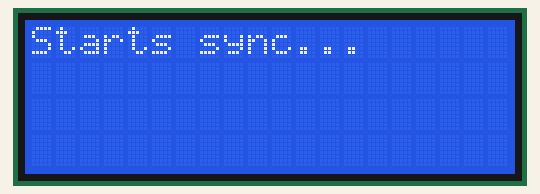
Simulated run of this sketch. Board: Arduino Uno, built with avr-gcc and run on an emulated ATmega328P. Parts: 20×4 character LCD. WiFi joins after 1.5 s; servers stay silent unless stated; what the sketch prints to the serial monitor is not drawn.

Above: at 0.1 s.
At 1.7 s:
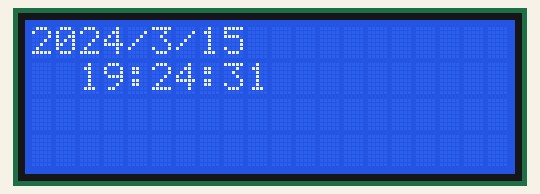

The sketch:

NTP_sync.ino
```cpp
#include <Time.h>
#include <TimeLib.h>

#include <SPI.h>
#include <Ethernet.h>
#include <EthernetUdp.h>
#include <LiquidCrystal.h>
#include <Time.h>

// MACアドレス
byte mac[] = {
  0x00, 0x50, 0xc2, 0x97, 0x22, 0xc3 };

// UDPローカルポート番号
unsigned int localPort = 8888;

// NTPタイムサーバIPアドレス(ntp.nict.jp NTP server)
IPAddress timeServer(133, 243, 238, 164);

// NTPパケットバッファサイズ
const int NTP_PACKET_SIZE= 48;

// NTP送受信用パケットバッファ
byte packetBuffer[NTP_PACKET_SIZE];

// Udpクラス
EthernetUDP Udp;

// 最後にパケットを送信した時間（ミリ秒）
unsigned long lastSendPacketTime = 0;

// キャラクタLCDクラス（RS=>7, E=>6, D4=>5, D5=>4, D4=>3, D3=>2)
LiquidCrystal lcd(7, 6, 5, 4, 3, 2);

void setup()
{
  Serial.begin(115200);
  Serial.println("Attempting to obtain a DHCP lease...");

  lcd.begin(20, 4);
  lcd.print("Starts sync...");

  if ( Ethernet.begin(mac) == 0 ) {
    Serial.println("Failed to configure Ethernet using DHCP");
    for(;;)
      ;
  }

  Serial.println("A DHCP lease has been obtained.");

  Serial.print("My IP address is ");
  Serial.println(Ethernet.localIP());

  Serial.print("Gateway IP address is ");
  Serial.println(Ethernet.gatewayIP());

  Serial.print("DNS IP address is ");
  Serial.println(Ethernet.dnsServerIP());
  Serial.println();

  Udp.begin(localPort);

  // 最初の時刻リクエストを送信
  sendNTPpacket(timeServer);
  lastSendPacketTime = millis();
}

void loop()
{
  if ( millis() - lastSendPacketTime > 180000 ){
    // NTPサーバへ時刻リクエストを送信
    sendNTPpacket(timeServer);
    // 時間を更新
    lastSendPacketTime = millis();
  }

  // NTPサーバからのパケット受信
  if ( Udp.parsePacket() ) {
    // バッファに受信データを読み込む
    Udp.read(packetBuffer, NTP_PACKET_SIZE);

    // 時刻情報はパケットの40バイト目からはじまる4バイトのデータ
    unsigned long highWord = word(packetBuffer[40], packetBuffer[41]);
    unsigned long lowWord = word(packetBuffer[42], packetBuffer[43]);

    // NTPタイムスタンプは64ビットの符号無し固定小数点数（整数部32ビット、小数部32ビット）
    // 1900年1月1日0時との相対的な差を秒単位で表している
    // 小数部は切り捨てて、秒を求めている
    unsigned long secsSince1900 = highWord << 16 | lowWord;
    Serial.print("Seconds since Jan 1 1900 = " );
    Serial.println(secsSince1900);

    // NTPタイムスタンプをUNIXタイムに変換する
    // UNITタイムは1970年1月1日0時からはじまる
    // 1900年から1970年の70年を秒で表すと2208988800秒になる
    const unsigned long seventyYears = 2208988800UL;
    // NTPタイムスタンプから70年分の秒を引くとUNIXタイムが得られる
    unsigned long epoch = secsSince1900 - seventyYears;
    Serial.print("Unix time = ");
    Serial.println(epoch);

    // Timeライブラリに時間を設定(UNIXタイム)
    // 日本標準時にあわせるために＋9時間しておく
    setTime(epoch + (9 * 60 * 60));

    Serial.print("JST is ");
    Serial.print(year());
    Serial.print('/');
    Serial.print(month());
    Serial.print('/');
    Serial.print(day());
    Serial.print(' ');
    Serial.print(hour());
    Serial.print(':');
    Serial.print(minute());
    Serial.print(':');
    Serial.println(second());
    Serial.println();

    // LCDクリア
    lcd.clear();
    // 年/月/日を表示
    lcd.print(year());
    lcd.print('/');
    lcd.print(month());
    lcd.print('/');
    lcd.print(day());
    // 2行目３文字目にカーソルを移動
    lcd.setCursor(2, 1);
    // 時:分:秒を表示
    lcd.print(hour());
    lcd.print(':');
    lcd.print(minute());
    lcd.print(':');
    lcd.print(second());
  }
}

// send an NTP request to the time server at the given address
unsigned long sendNTPpacket(IPAddress& address)
{
  // set all bytes in the buffer to 0
  memset(packetBuffer, 0, NTP_PACKET_SIZE);
  // Initialize values needed to form NTP request
  // (see URL above for details on the packets)
  packetBuffer[0] = 0b11100011;   // LI, Version, Mode
  packetBuffer[1] = 0;     // Stratum, or type of clock
  packetBuffer[2] = 6;     // Polling Interval
  packetBuffer[3] = 0xEC;  // Peer Clock Precision
  // 8 bytes of zero for Root Delay & Root Dispersion
  packetBuffer[12]  = 49;
  packetBuffer[13]  = 0x4E;
  packetBuffer[14]  = 49;
  packetBuffer[15]  = 52;
  // all NTP fields have been given values, now
  // you can send a packet requesting a timestamp:
  // NTP requests are to port 123
  Udp.beginPacket(address, 123);
  Udp.write(packetBuffer, NTP_PACKET_SIZE);
  Udp.endPacket();
}
```
